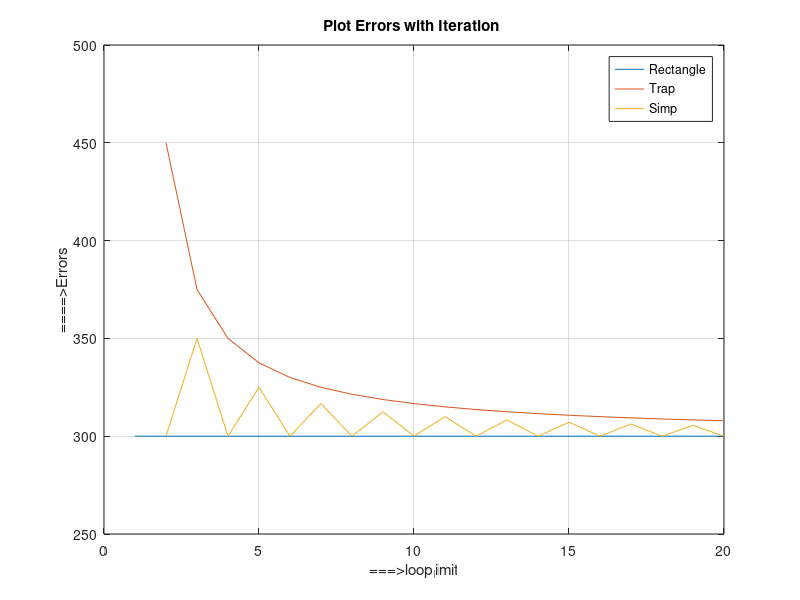

This figure's MATLAB source:
clc
clear all;
close all
XYZ=426
f1=@(x)(-3.8*(x -XYZ)^2 -8.6*(x -XYZ) -500-XYZ);
 a=f1(0);
 f2=@(x)(-3.8*(x -XYZ)^2 -8.6*(x -XYZ) -800-XYZ);
 b=f2(0);
c =426;
loop_limit=20;
itera_trapz = [zeros(1,loop_limit)];
itera_simp = [zeros(1,loop_limit)];
itera_rect = [zeros(1,loop_limit)];

for i = 1:loop_limit   
    med = (b-a)/i;
    rect_sum = 0;
    for j = 1:i
        A = a + j*(med)-(med/2); 
        B = sqrt(((A^2)-(c^2)))/A;
        rect_sum = rect_sum + B*med;      
    end
    itera_rect(i) = rect_sum;
    med = (b-a)/(i-1);
    trapz_sum = 0;
    for j = 1:i
        A = a + ((j-1)*med); 
         B= sqrt(((A^2)-(c^2)))/A;
        if (j == 0)||(j== i)
            coeff = 0.5;
        else
            coeff = 1;
        end
    trapz_sum = trapz_sum + (coeff*B*med);
    end
    itera_trapz(i) = trapz_sum;
    
 
    simp_sum = 0;
    for r = 1:i
         X = a + ((r-1)*med); 
         Y = sqrt(((X^2)-(c^2)))/X;
         if (mod(r,2) == 0)
            coeff = 4;
         else
            coeff = 2;
         end
         if (r == 0)||(r == i)
            coeff = 1;
         end
    simp_sum = simp_sum + (coeff*Y*med*(1/3));
    end
    itera_simp(i) = simp_sum;
end

plot(itera_rect)
title('Plot Errors with Iteration ');
xlabel('===>loop_limit');
ylabel ('====>Errors');
grid on;
hold on;
plot(itera_trapz);
hold on;
plot(itera_simp);
hold on
legend('Rectangle','Trap','Simp');
